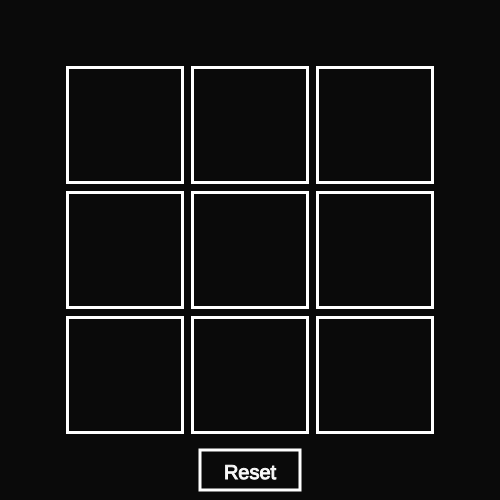
Frame 1 (no input)
Frame 60 (no input): identical to frame 1, image omitted
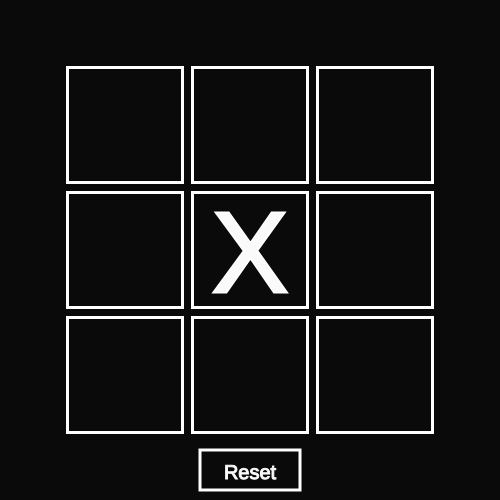
Frame 120 (the mouse pressed at the canvas centre since frame 60)

The p5.js sketch that drew these frames (run headless with seeded random() and noise() and a simulated clock; from frame 60 on, the mouse is pressed at the canvas centre):

// p5.js sketch
// ── sketch.js
let squares = new Array(3);
let estado;
let play;
let figuras = new Array(3);
let reset;

function setup() {
  createCanvas(500, 500);
  estado = true;
  play = 0;
  reset = false;

  for (let i = 0; i < 3; i++) {
    squares[i] = new Array(3);
    for (let j = 0; j < 3; j++) {
      squares[i][j] = new Celdas((125 * i) + 125, (125 * j) + 125, 115, 10);
    }
  }
  for (let i = 0; i < 3; i++) {
    figuras[i] = new Array(3);
    for (let j = 0; j < 3; j++) {
      figuras[i][j] = "";
    }
  }
}

function draw() {
  background(10);
  for (let i = 0; i < 3; i++) {
    for (let j = 0; j < 3; j++) {
      squares[i][j].print();
      if (figuras[i][j] === "X") {
        squares[i][j].printX();
      }
      if (figuras[i][j] === "O") {
        squares[i][j].printO();
      }
    }
  }
  for (let i = 0; i < figuras.length; i++) {
    let contadorX = 0;
    let contadorO = 0;
    for (let j = 0; j < figuras[i].length; j++) {
      if (figuras[i][j] === "X") {
        contadorX++;
      } else if (figuras[i][j] === "O") {
        contadorO++;
      }
      if (contadorX === 3 || contadorO === 3) {
        squares[i][0].setG(180);
        squares[i][1].setG(180);
        squares[i][2].setG(180);
      }
    }
  }
  for (let i = 0; i < figuras.length; i++) {
    let contadorX = 0;
    let contadorO = 0;
    for (let j = 0; j < figuras[i].length; j++) {
      if (figuras[j][i] === "X") {
        contadorX++;
      } else if (figuras[j][i] === "O") {
        contadorO++;
      }
      if (contadorX === 3 || contadorO === 3) {
        squares[0][i].setG(180);
        squares[1][i].setG(180);
        squares[2][i].setG(180);
      }
    }
  }
  if ((figuras[0][0] === "X" && figuras[1][1] === "X" && figuras[2][2] === "X") || (figuras[0][0] === "O" && figuras[1][1] === "O" && figuras[2][2] === "O")) {
    squares[0][0].setG(180);
    squares[1][1].setG(180);
    squares[2][2].setG(180);
  }
  if ((figuras[0][2] === "X" && figuras[1][1] === "X" && figuras[2][0] === "X") || (figuras[0][2] === "O" && figuras[1][1] === "O" && figuras[2][0] === "O")) {
    squares[0][2].setG(180);
    squares[1][1].setG(180);
    squares[2][0].setG(180);
  }

  fill(10);
  rectMode(CENTER);
  rect(250, 470, 100, 40);
  rectMode(CORNER);
  textSize(20);
  strokeWeight(1);
  fill(250);
  textAlign(CENTER, CENTER);
  text("Reset", 250, 470 + 3);

  if (reset === true) {
    estado = true;
    play = 0;
    reset = 0;
    for (let i = 0; i < 3; i++) {
      figuras[i] = new Array(3);
      for (let j = 0; j < 3; j++) {
        figuras[i][j] = "";
        squares[i][j].setG(10);
      }
    }
  }
}

function mousePressed() {
  for (let i = 0; i < 3; i++) {
    for (let j = 0; j < 3; j++) {
      if (squares[i][j].click() && estado === true) {
        play = 1;
        figuras[i][j] = "X";
        estado = !estado;
      } else if (squares[i][j].click() && estado === false) {
        play = 2;
        figuras[i][j] = "O";
        estado = !estado;
      }
    }
  }
  if (dist(mouseX, mouseY, 250, 470) < 20) {
    reset = true;
    console.log("click");
  }
}
// ── Celdas.js
class Celdas {
constructor(x,y,b,g){
this.x = x;
this.y = y;
this.b = b;
this.g = g;
}

print(){
    rectMode(CENTER);
    strokeWeight(3);
    stroke(255);
    fill(10,this.g,10);
    rect(this.x,this.y,this.b,this.b);
    rectMode(CORNER);
}

click(){
    let result = false;
    if(dist(mouseX, mouseY, this.x, this.y) < this.b/2){
        result = true;
    }
    return result;
}

printX(){
    textSize(this.b);
    fill(250);
    textAlign(CENTER, CENTER);
    text("X", this.x, this.y + 10);
}

printO(){
    textSize(this.b);
    fill(250);
    textAlign(CENTER, CENTER);
    text("O", this.x, this.y + 10);
}

get getX(){
    return this.x;
}
get getY(){
    return this.y;
}
get getG(){
    return this.g;
}

setG(green){
    this.g = green;
}
}
